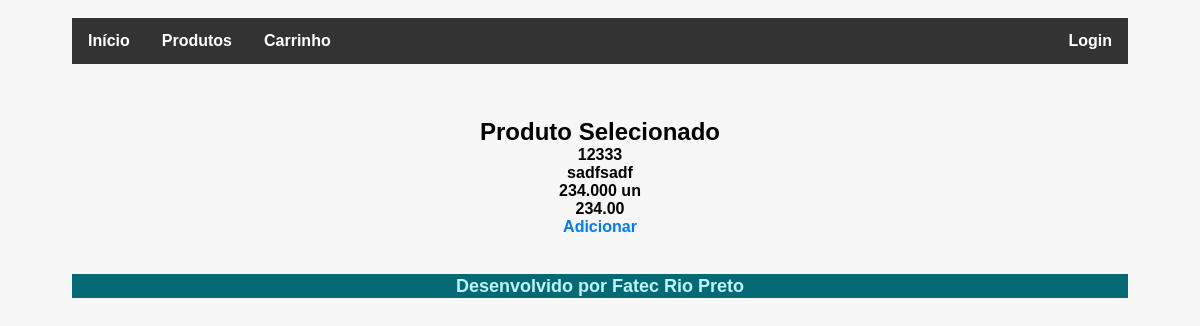
/main/vermais.php?id=12333, run on the app's committed database.
### tables this page shows
CREATE TABLE `produtos` (
  `id` int(11) NOT NULL,
  `descricao` varchar(200) NOT NULL,
  `quantidade` decimal(10,3) NOT NULL,
  `precocusto` decimal(12,2) NOT NULL,
  `precovenda` decimal(10,2) NOT NULL,
  `unidade` varchar(20) NOT NULL,
  `idcategoria` int(11) NOT NULL
);

### main/vermais.php (the view)
<?php
require_once("topo.php");
try {
    if(isset($_GET['id'])){
        $var_id = $_GET['id'];
        require_once "conexao.php";
        $sql = "SELECT * from produtos where id=$var_id";
        $resultado = $conexao->query($sql);
        $dados = $resultado->fetchAll(PDO::FETCH_ASSOC);
        echo "<br><h2>Produto Selecionado</h2>";
        foreach ($dados as $linha) {
            echo "<p>$linha[id]<br>
                $linha[descricao]<br>
                $linha[quantidade]
                $linha[unidade]<br>
                $linha[precovenda] </p>";
            echo "<a href='adicionarcarrinho.php?id=$linha[id]'>
            Adicionar</a>";
        }
    }
} catch (\Throwable $th) {
    die("Erro: <code>" . $th->getMessage() . "</code>");
}
require_once("rodape.php");
?>

### main/estilos.css (style rules this page uses)
* { margin:0; padding:0; font-family: Arial,sans-serif; }
body { min-height: 560px; flex-direction: column; font-weight: bold; text-align: center; display: block; position:absolute; height:570px; top: 0px; width: 88%; padding: 18px 6% 60px 6%; margin: 0 0 35px 0; background: rgb(247, 247, 247); }
a { color: #007bff; text-decoration: none; background-color: transparent; -webkit-text-decoration-skip: objects; }

### data on the page
produtos: id "12333", descricao "sadfsadf", quantidade "234.000", unidade "un", precovenda "234.00"
